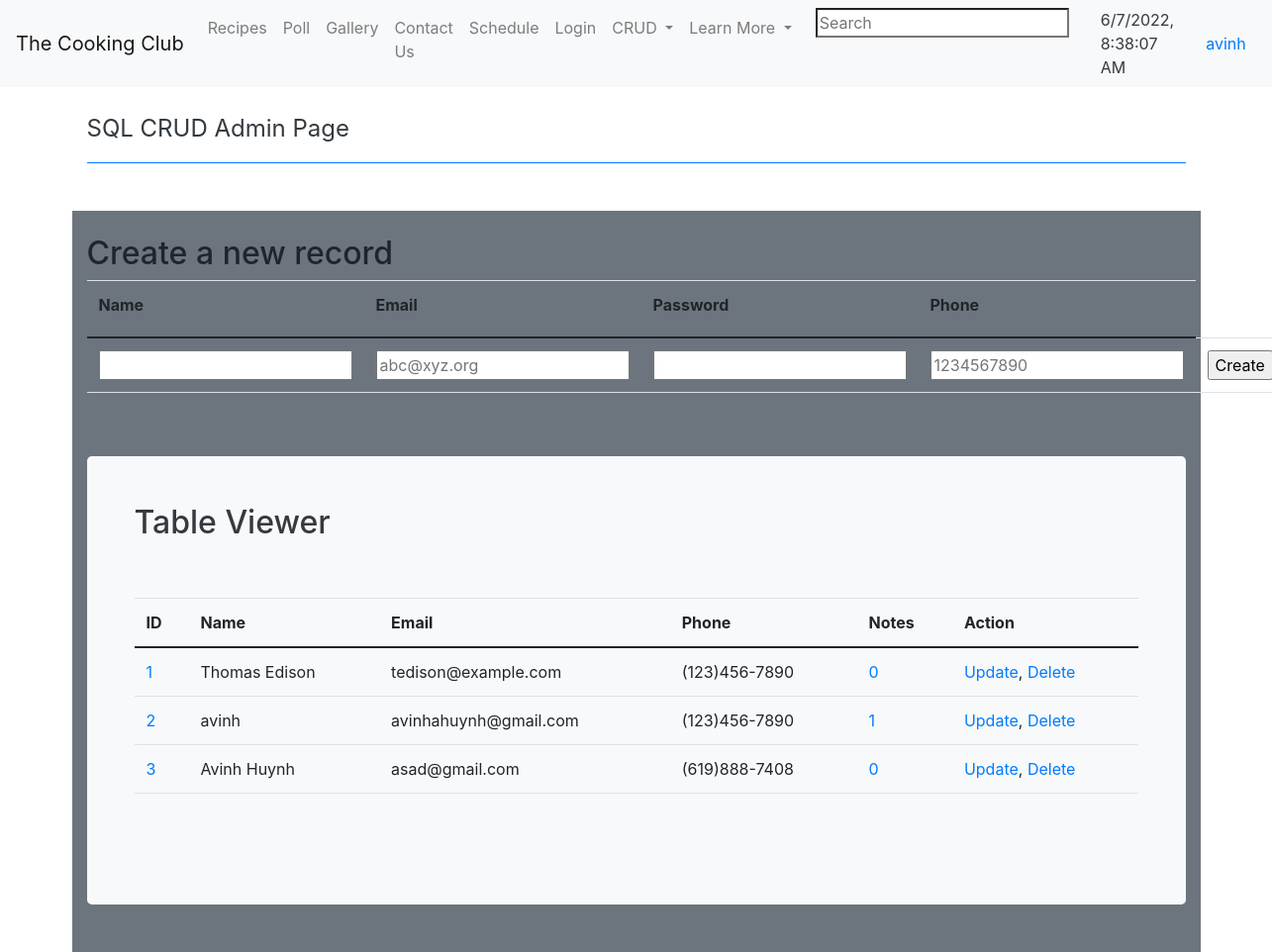
The page /crud/ (signed in) on the database its author committed.
### cruddy/model.py (models this page shows, shortened)
class Users(UserMixin, db.Model):
    __tablename__ = 'users'
    userID = db.Column(db.Integer, primary_key=True)
    name = db.Column(db.String(255), unique=False, nullable=False)
    email = db.Column(db.String(255), unique=True, nullable=False)
    password = db.Column(db.String(255), unique=False, nullable=False)
    phone = db.Column(db.String(255), unique=False, nullable=False)
    notes = db.relationship("Notes", cascade='all, delete', backref='users', lazy=True)
    def read(self):
        return {
            "userID": self.userID,
            "name": self.name,
            "email": self.email,
            "password": self.password,
            "phone": self.phone,
            "notes": self.notes,
            "query": "by_alc"  # This is for fun, a little watermark
        }
    def delete(self):
        db.session.delete(self)
        db.session.commit()
        return None

### cruddy/app_crud.py (the view)
@app_crud.route('/')
@login_required  # Flask-Login uses this decorator to restrict acess to logged in users
def crud():
    return render_template("crud.html", table=users_all())

### cruddy/login.py (called while the page is built)
@login_manager.user_loader
def user_loader(user_id):
    if user_id is not None:
        return Users.query.get(user_id)
    return None

### cruddy/query.py (called while the page is built)
def users_all():
    table = Users.query.all()
    json_ready = [peep.read() for peep in table]
    return json_ready

### cruddy/templates/cruddy/crud.html (shortened to what this page needs)
<!DOCTYPE html>
{% extends "layouts/base.html" %}
{% block body %}
    <div class="container py-4">
        <header class="pb-3 mb-4 border-bottom border-primary text-dark">
            <span class="fs-4">SQL CRUD Admin Page</span>
        </header>
    </div>
    <div class="container bg-secondary py-4">
        {% if table | length == 1 %}
            {% set row = table[0] %}
            <td><a href={{url_for('crud.crud')}}>Full Table </a></td>
            <h2>Update record</h2>
            <form method="POST" ID="update" action={{url_for('crud.update')}} >
                <table class="table">
                    <thead>
                    <tr>
                        <th><label for="userid">User ID</label></th>
                        <th><label for="name">Name</label></th>
                        <th><label for="email">Email</label></th>
                        <th><label for="password">Password</label></th>
                        <th><label for="phone">Phone</label></th>
                    </tr>
                    </thead>
                    <tbody>
                    <tr>
                        <td>
                            <h4>{{ row.userID }}</h4>
                            <input type="number" value="{{ row.userID }}" name="userid" id="userid" hidden>
                        </td>
                        <td><input type="text" value="{{ row.name }}" name="name" id="name" required></td>
                        <td><input type="email" value="{{ row.email }}" name="email" id="email" placeholder="abc@xyz.org" required></td>
                        <td><input type="password" name="password" id="password" required></td>
                        <td><input type="tel" value="{{ row.phone }}" name="phone" id="phone" pattern="[0-9]{10}" placeholder="1234567890" required></td>
                        <td><input type="submit" value="Update"></td>
                    </tr>
                    </tbody>
                </table>
                <p id="pswError"></p>
            </form>
        {% else %}
            <h2>Create a new record</h2>
            <form method="POST" ID="create" action={{url_for('crud.create')}} >
                <table class="table">
                    <thead>
                    <tr>
                        <th><label for="name">Name</label></th>
                        <th><label for="email">Email</label></th>
                        <th><label for="password">Password</label></th>
                        <th><label for="phone">Phone</label></th>
                    </tr>
                    </thead>
                    <tbody>
                    <tr>
                        <td><input type="text" name="name" id="name" required></td>
                        <td><input type="email" name="email" id="email" placeholder="abc@xyz.org" required></td>
                        <td><input type="password" name="password" id="password" required></td>
                        <td><input type="tel" name="phone" id="phone" pattern="[0-9]{10}" placeholder="1234567890" required></td>
                        <td><input type="submit" value="Create"></td>
                    </tr>
                    </tbody>
                </table>
            </form>
        {% endif %}
    </div>
    <div class="container bg-secondary py-4">
        <div class="p-5 mb-4 bg-light text-dark rounded-3">
            <h2>Table Viewer</h2>
            <div class="row align-items-md-stretch">
                <div class="container-fluid py-5">
                    <table class="table">
                        <thead>
                        <tr>
                            <th>ID</th>
                            <th>Name</th>
                            <th>Email</th>
                            <th>Phone</th>
                            <th>Notes</th>
                            <th>Action</th>
                        </tr>
                        </thead>
                        <tbody>
                        {% for row in table %}
                            {% set pn = "" ~ row['phone'] %}
                            {% set pnf = "(" ~ pn[0:3] ~ ")" ~ pn[3:6] ~ "-" ~ pn[6:10] %}
                            <tr>
                                <td><a href="{{ url_for('crud.read', userID=row['userID']) }}">{{ row['userID'] }}</a></td>
                                <td>{{ row['name'] }}</td>
                                <td>{{ row['email'] }}</td>
                                <td>{{ pnf }}</td>
                                <td><a href="{{ url_for('notes.notes_select', userID=row['userID']) }}">{{ row['notes'] | length }}</a></td>
                                <td>
                                    {% if table | length != 1 %}
                                        <a href="{{ url_for('crud.read', userID=row['userID']) }}">Update</a>,
                                    {% endif %}
                                    <a href="{{ url_for('crud.delete', userID=row['userID']) }}">Delete</a>
                                </td>
                            </tr>
                        {% endfor %}
                        </tbody>
                    </table>
                </div>
            </div>
        </div>
    </div>
{% endblock %}

### templates/layouts/base.html (shortened to what this page needs)
<!DOCTYPE HTML>
<html lang="en">
<head>
  <link href="https://cdn.jsdelivr.net/npm/bootstrap@5.0.0/dist/css/bootstrap.min.css" rel="stylesheet" >
</head>
<body>
{% include "layouts/navbar.html" %}
{% block body %}{% endblock %}
</body>
</html>

### templates/layouts/navbar.html (shortened to what this page needs)
<link href="//maxcdn.bootstrapcdn.com/bootstrap/4.1.1/css/bootstrap.min.css" rel="stylesheet" id="bootstrap-css">
<nav class="navbar navbar-expand-lg navbar-light bg-light">
    <a class="navbar-brand" href="{{ url_for('index') }}">The Cooking Club</a>
    <div class="collapse navbar-collapse" id="navbarNavAltMarkup">
        <div class="navbar-nav">
            <a class="nav-link" href='/recipe-temp/'>Recipes</a>
            <a class="nav-link" href='/poll/'>Poll</a>
            <a class="nav-link" href='/gallery/'>Gallery</a>
            <a class="nav-link" href='/contact/'>Contact Us</a>
            <a class="nav-link" href='/schedule/'>Schedule</a>
            <a class="nav-link" href='/login/'>Login</a>
            <li class="nav-item dropdown">
                <a class="nav-link dropdown-toggle" href="#"  data-bs-toggle="dropdown" aria-expanded="false" id="dropdownMenuButton1" type="button">
                    CRUD
                </a>
            </li>
            <li class="nav-item dropdown">
                <a class="nav-link dropdown-toggle" href="#"  data-bs-toggle="dropdown" aria-expanded="false" id="dropdownMenuButton1" type="button">
                    Learn More
                </a>
            </li>
                <div class="px-3">
                    <input id="search" type="search" placeholder="Search" aria-label="Search">
                </div>
                <div class="px-3 text-dark">
                    <span id="clock"></span>
                </div>
            </div>
        <div class="px-3">
            {% if current_user.is_authenticated %}
                <a href={{url_for('main_logout')}}> {{ current_user.name }} </a>
            {% else %}
                <a href={{url_for('main_login')}}>Login</a>
            {% endif %}
        </div>
        </div>
</nav>

### templates/layouts/base.html (style rules this page uses)
:root { --white: f; --black: white; --orange: #ff8d59; }
html, body { margin: 0; height: 100%; background-color: var(--orange); color: var(--white); font-family: 'Roboto'; }

### rows shown on the page
Users: name "avinh", userID "2", email "avinhahuynh@gmail.com", pnf "(123)456-7890", notes|length "1"
Users: userID "1", name "Thomas Edison", email "tedison@example.com", pnf "(123)456-7890", notes|length "0"
Users: userID "3", name "Avinh Huynh", email "asad@gmail.com", pnf "(619)888-7408", notes|length "0"
